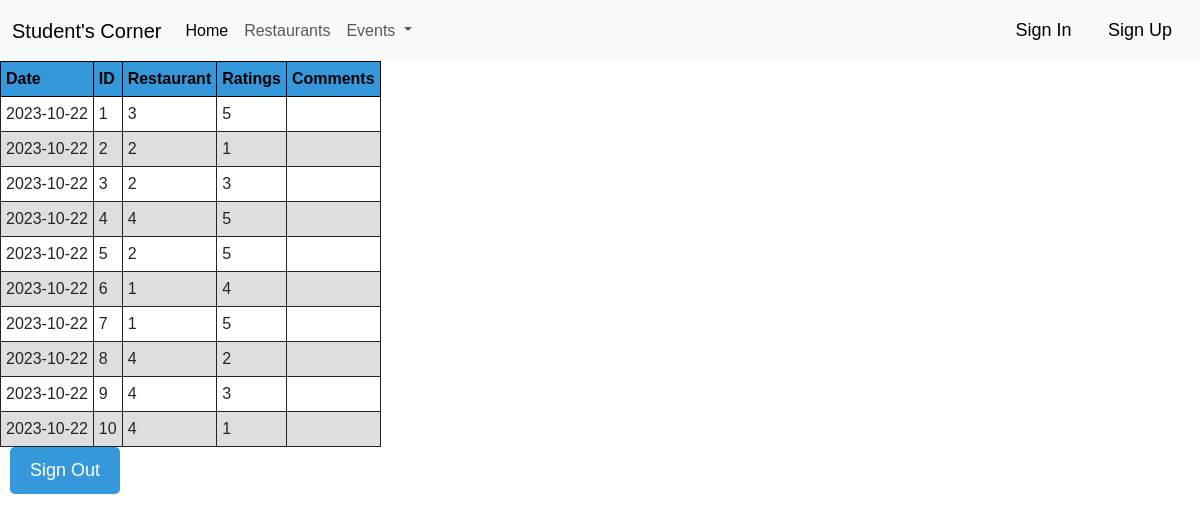
/displayreview, run on the app's committed database.
### app/models.py (models this page shows)
class Review(db.Model):
    __tablename__= 'reviews'
    date = db.Column(db.String)
    food_id = db.Column(db.String, db.ForeignKey("foods.id"))
    id = db.Column(db.Integer, primary_key=True)
    rating = db.Column(db.Integer)
    comments = db.Column(db.String)
    user_id= db.Column(db.String, db.ForeignKey("users.id"))
    user=db.relationship("User",back_populates="reviews")
    food_= db.relationship("Food")

### app/routes.py (the view)
@app.route('/displayreview', methods=['GET','POST'])
def display_review():
    show_review = Review.query.all()
    return render_template('display_review.html',show=show_review,user=current_user)

### templates/display_review.html (shortened to what this page needs)
{% extends 'base.html' %}
{% block main %}
    <table>
        <tr>
            <th>Date</th>
            <th>ID</th>
            <th>Restaurant</th>
            <th>Ratings</th>
            <th>Comments</th>
        </tr>
        {% for review in show %}
            {% if loop.index % 2 == 0 %}
                <tr class="even_row">
            {% else %}
                <tr class="odd_row">
            {% endif %}
                    <td>{{ review.date }}</td>
                    <td>{{ review.id }}</td>
                    <td>{{ review.food_id }}</td>
                    <td>{{ review.rating }}</td>
                    <td>{{ review.commments }}</td>
                </tr>
        {% endfor %}
    </table>
    <p />
    <button type="button" class="button" onclick=simple_action("{{ url_for('users_signout') }}")>Sign Out</button>
{% endblock %}

### static/style.css (style rules this page uses)
body { font-family: Arial, Helvetica, sans-serif; font-size: medium; background-image:url(https://www.msudenver.edu/wp-content/uploads/2021/06/Campus_Summer_Buildings1304ms_20180621_cc-1-scaled.jpg) }
table, th, td { border: 1px solid; padding: 5px }
th { background-color: #3498db; color: rgb(0, 0, 0) }
.odd_row { background-color: white; }
.even_row { background-color: rgb(223, 221, 221); }
.button { background-color: #3498db; color: #ffffff; padding: 10px 20px; font-size: 18px; border: none; cursor: pointer; margin: 0 10px; border-radius: 5px; }

### data on the page
Review: date "2023-10-22", id "1", food_id "3", rating "5"
Review: date "2023-10-22", id "2", food_id "2", rating "1"
Review: date "2023-10-22", id "3", food_id "2", rating "3"
Review: date "2023-10-22", id "4", food_id "4", rating "5"
Review: date "2023-10-22", id "5", food_id "2", rating "5"
Review: date "2023-10-22", id "6", food_id "1", rating "4"
Review: date "2023-10-22", id "7", food_id "1", rating "5"
Review: date "2023-10-22", id "8", food_id "4", rating "2"
Review: date "2023-10-22", id "9", food_id "4", rating "3"
Review: date "2023-10-22", id "10", food_id "4", rating "1"
